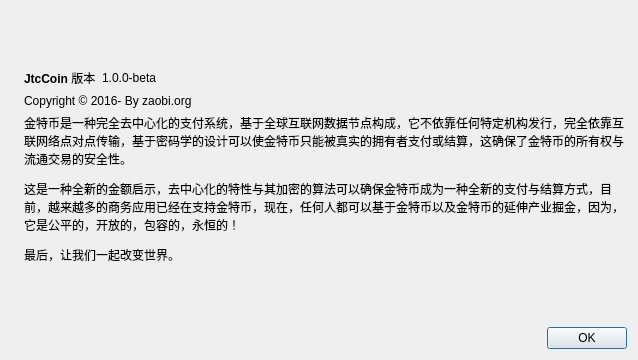
<?xml version="1.0" encoding="UTF-8"?>
<ui version="4.0">
 <class>AboutDialog</class>
 <widget class="QDialog" name="AboutDialog">
  <property name="geometry">
   <rect>
    <x>0</x>
    <y>0</y>
    <width>638</width>
    <height>360</height>
   </rect>
  </property>
  <property name="windowTitle">
   <string>About JtcCoin</string>
  </property>
  <layout class="QHBoxLayout" name="horizontalLayout_2">
   <item>
    <widget class="QLabel" name="label_4">
     <property name="sizePolicy">
      <sizepolicy hsizetype="Preferred" vsizetype="Ignored">
       <horstretch>0</horstretch>
       <verstretch>0</verstretch>
      </sizepolicy>
     </property>
     <property name="pixmap">
      <pixmap resource="../bitcoin.qrc">:/images/about</pixmap>
     </property>
     <property name="scaledContents">
      <bool>false</bool>
     </property>
    </widget>
   </item>
   <item>
    <layout class="QVBoxLayout" name="verticalLayout_2">
     <item>
      <spacer name="verticalSpacer_2">
       <property name="orientation">
        <enum>Qt::Vertical</enum>
       </property>
       <property name="sizeHint" stdset="0">
        <size>
         <width>20</width>
         <height>40</height>
        </size>
       </property>
      </spacer>
     </item>
     <item>
      <layout class="QHBoxLayout" name="horizontalLayout">
       <item>
        <widget class="QLabel" name="label">
         <property name="cursor">
          <cursorShape>IBeamCursor</cursorShape>
         </property>
         <property name="text">
          <string>&lt;html&gt;&lt;head/&gt;&lt;body&gt;&lt;p&gt;&lt;span style=&quot; font-weight:600;&quot;&gt;JtcCoin&lt;/span&gt; 版本&lt;/p&gt;&lt;/body&gt;&lt;/html&gt;</string>
         </property>
         <property name="textInteractionFlags">
          <set>Qt::LinksAccessibleByMouse|Qt::TextSelectableByKeyboard|Qt::TextSelectableByMouse</set>
         </property>
        </widget>
       </item>
       <item>
        <widget class="QLabel" name="versionLabel">
         <property name="cursor">
          <cursorShape>IBeamCursor</cursorShape>
         </property>
         <property name="text">
          <string notr="true">1.0.0-beta</string>
         </property>
         <property name="textInteractionFlags">
          <set>Qt::LinksAccessibleByMouse|Qt::TextSelectableByKeyboard|Qt::TextSelectableByMouse</set>
         </property>
        </widget>
       </item>
       <item>
        <spacer name="horizontalSpacer">
         <property name="orientation">
          <enum>Qt::Horizontal</enum>
         </property>
         <property name="sizeHint" stdset="0">
          <size>
           <width>40</width>
           <height>20</height>
          </size>
         </property>
        </spacer>
       </item>
      </layout>
     </item>
     <item>
      <widget class="QLabel" name="copyrightLabel">
       <property name="cursor">
        <cursorShape>IBeamCursor</cursorShape>
       </property>
       <property name="text">
        <string notr="true">Copyright &amp;copy; 2016-   By  zaobi.org</string>
       </property>
       <property name="textFormat">
        <enum>Qt::RichText</enum>
       </property>
       <property name="textInteractionFlags">
        <set>Qt::LinksAccessibleByMouse|Qt::TextSelectableByKeyboard|Qt::TextSelectableByMouse</set>
       </property>
      </widget>
     </item>
     <item>
      <widget class="QLabel" name="label_2">
       <property name="cursor">
        <cursorShape>IBeamCursor</cursorShape>
       </property>
       <property name="text">
        <string>&lt;html&gt;&lt;head/&gt;&lt;body&gt;&lt;p&gt;金特币是一种完全去中心化的支付系统，基于全球互联网数据节点构成，它不依靠任何特定机构发行，完全依靠互联网络点对点传输，基于密码学的设计可以使金特币只能被真实的拥有者支付或结算，这确保了金特币的所有权与流通交易的安全性。&lt;/p&gt;&lt;p&gt;这是一种全新的金额启示，去中心化的特性与其加密的算法可以确保金特币成为一种全新的支付与结算方式，目前，越来越多的商务应用已经在支持金特币，现在，任何人都可以基于金特币以及金特币的延伸产业掘金，因为，它是公平的，开放的，包容的，永恒的！&lt;/p&gt;&lt;p&gt;最后，让我们一起改变世界。&lt;/p&gt;&lt;/body&gt;&lt;/html&gt;</string>
       </property>
       <property name="wordWrap">
        <bool>true</bool>
       </property>
       <property name="textInteractionFlags">
        <set>Qt::LinksAccessibleByMouse|Qt::TextSelectableByKeyboard|Qt::TextSelectableByMouse</set>
       </property>
      </widget>
     </item>
     <item>
      <spacer name="verticalSpacer">
       <property name="orientation">
        <enum>Qt::Vertical</enum>
       </property>
       <property name="sizeHint" stdset="0">
        <size>
         <width>20</width>
         <height>40</height>
        </size>
       </property>
      </spacer>
     </item>
     <item>
      <widget class="QDialogButtonBox" name="buttonBox">
       <property name="orientation">
        <enum>Qt::Horizontal</enum>
       </property>
       <property name="standardButtons">
        <set>QDialogButtonBox::Ok</set>
       </property>
      </widget>
     </item>
    </layout>
   </item>
  </layout>
 </widget>
 <resources>
  <include location="../bitcoin.qrc"/>
 </resources>
 <connections>
  <connection>
   <sender>buttonBox</sender>
   <signal>accepted()</signal>
   <receiver>AboutDialog</receiver>
   <slot>accept()</slot>
   <hints>
    <hint type="sourcelabel">
     <x>360</x>
     <y>308</y>
    </hint>
    <hint type="destinationlabel">
     <x>157</x>
     <y>274</y>
    </hint>
   </hints>
  </connection>
  <connection>
   <sender>buttonBox</sender>
   <signal>rejected()</signal>
   <receiver>AboutDialog</receiver>
   <slot>reject()</slot>
   <hints>
    <hint type="sourcelabel">
     <x>428</x>
     <y>308</y>
    </hint>
    <hint type="destinationlabel">
     <x>286</x>
     <y>274</y>
    </hint>
   </hints>
  </connection>
 </connections>
</ui>
